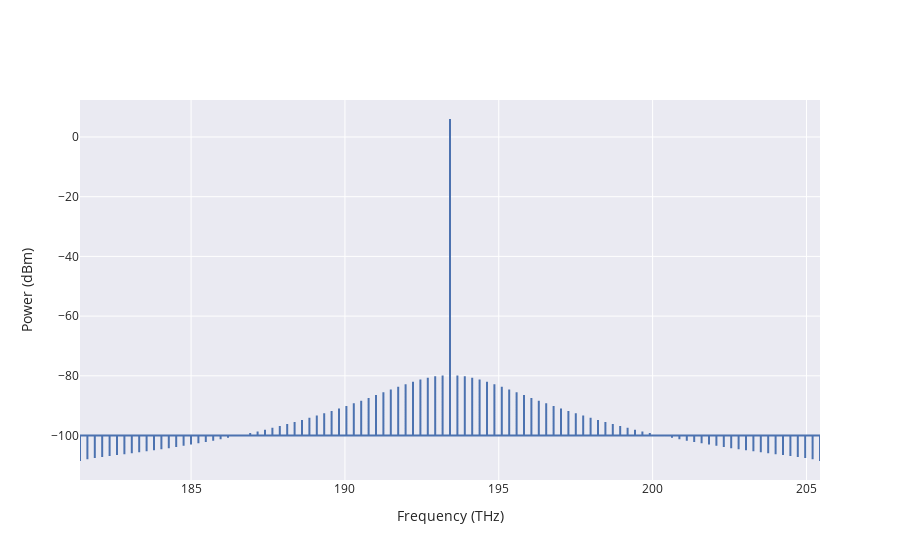

Notebook source saved alongside this figure:
### Code cell
ind=715
solverp2.PlotCombSpectra(ind).show()

### Figure 1 — Plotly figure (JSON) as saved in the notebook; plotly's stock layout.template omitted (floating-point values rounded to 4 significant figures; data arrays with more than 128 entries replaced by an {"elided": "..."} marker saying what was removed)
{"data": [{"name": "Waveguide", "type": "scatter", "uid": "49cfa51c-c00b-4ec6-bcf6-6593326dd48a", "x": {"elided": "303 float values"}, "y": {"elided": "303 float values"}}], "layout": {"xaxis": {"title": {"text": "Frequency (THz)"}}, "yaxis": {"title": {"text": "Power (dBm)"}}}}
